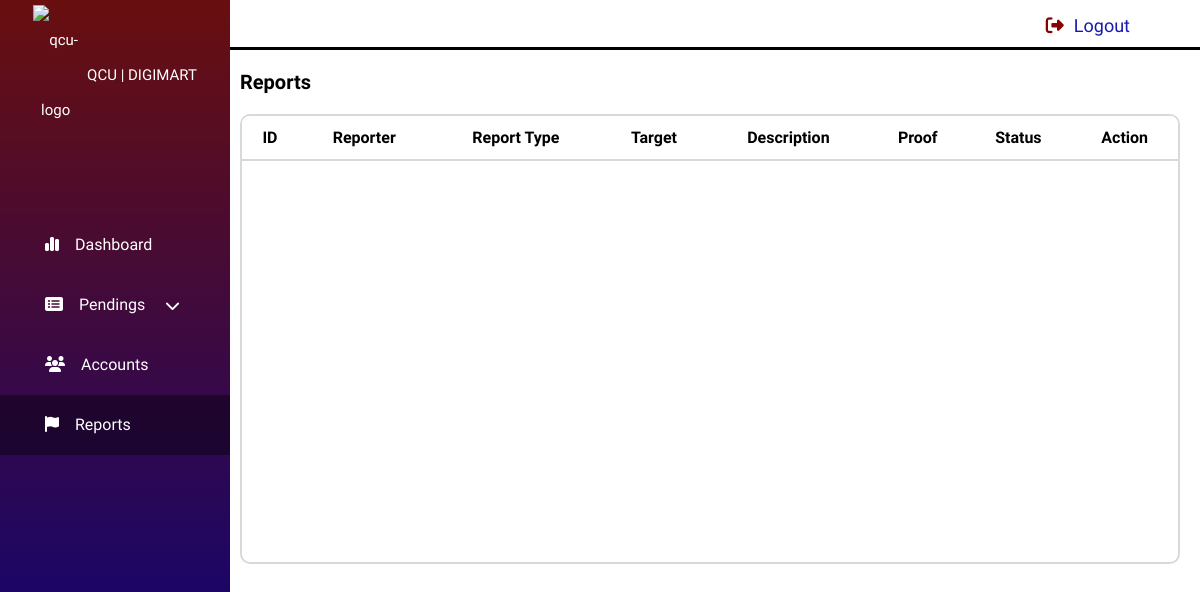
Before: /admin/reports.php with the older database file.
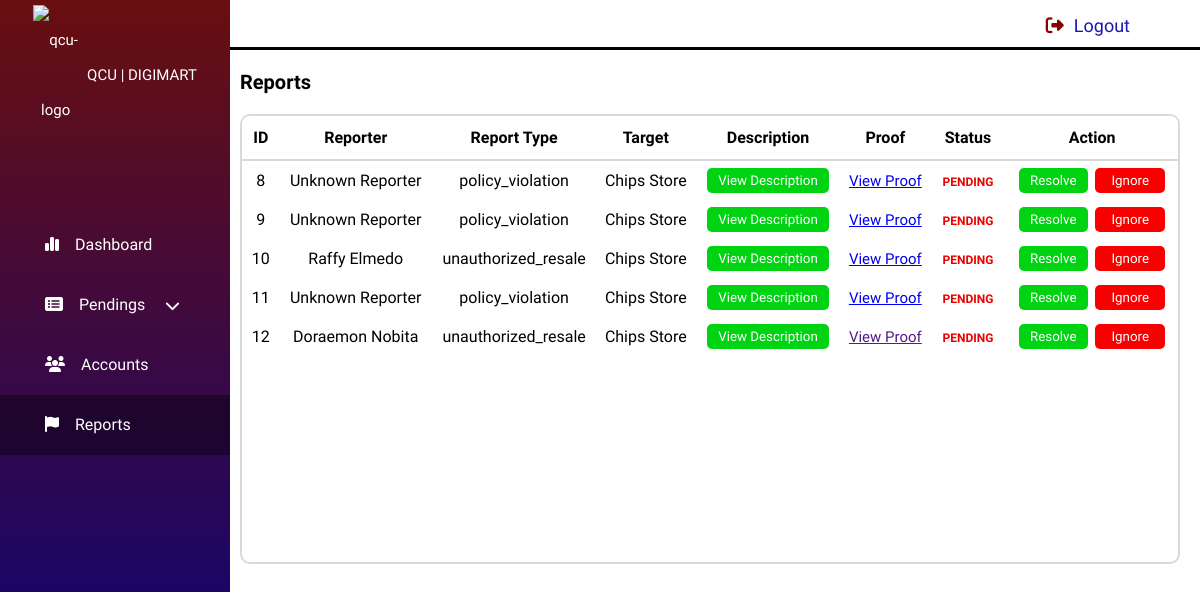
After: the same page with the newer database file.
### tables this page shows
CREATE TABLE `reports` (
  `id` int(11) NOT NULL,
  `reporter_id` int(11) NOT NULL,
  `target_id` int(11) NOT NULL,
  `report_type` enum('product','customer','seller') NOT NULL,
  `reason` varchar(255) NOT NULL,
  `description` text DEFAULT NULL,
  `proof` varchar(255) DEFAULT NULL,
  `date_reported` datetime DEFAULT current_timestamp(),
  `status` varchar(50) DEFAULT 'Pending'
);

CREATE TABLE `seller` (
  `id` int(11) NOT NULL,
  `first_name` varchar(255) NOT NULL,
  `last_name` varchar(255) NOT NULL,
  `store_name` varchar(255) DEFAULT NULL,
  `org_type` varchar(30) NOT NULL,
  `store_profile` varchar(255) NOT NULL,
  `store_banner` varchar(255) NOT NULL,
  `description` text NOT NULL,
  `email` varchar(255) NOT NULL,
  `password` varchar(255) NOT NULL,
  `date_created` datetime(6) NOT NULL,
  `status` varchar(100) NOT NULL DEFAULT 'active',
  `suspend_until` date NOT NULL,
  `verification_code` varchar(255) NOT NULL,
  `is_verified` int(11) NOT NULL
);

CREATE TABLE `customer` (
  `id` int(11) NOT NULL,
  `first_name` varchar(255) NOT NULL,
  `last_name` varchar(255) NOT NULL,
  `profile_image` varchar(255) NOT NULL,
  `email` varchar(255) NOT NULL,
  `password` varchar(255) NOT NULL,
  `date_created` datetime(6) NOT NULL DEFAULT current_timestamp(6),
  `status` varchar(100) NOT NULL DEFAULT 'active',
  `suspend_until` date NOT NULL,
  `verification_code` varchar(255) NOT NULL,
  `is_verified` tinyint(1) DEFAULT 0,
  `verification_expiry` datetime DEFAULT NULL
);

### admin/reports.php (the view, shortened to what this page needs)
<?php
include '../config/config.php';
$query = "SELECT r.id, r.reporter_id, r.target_id, r.report_type, r.reason, r.description, r.proof, r.date_reported,
       r.status, reporter.first_name AS reporter_name, reporter.last_name AS reporter_lastname, target.store_name AS target_name
FROM reports r
LEFT JOIN customer reporter ON r.reporter_id = reporter.id
LEFT JOIN seller target ON r.target_id = target.id;
";
$result = $conn->query($query);
?>
<!DOCTYPE html>
<html lang="en">
<head>
</head>
<body>
    <?php include 'sidebar.php'; ?>
    <div class="wrapper">
        <h1>Reports</h1>
        <div class="accounts-table-container reports-tab">
            <table id="default-table">
                <tr>
                    <th>ID</th>
                    <th>Reporter</th>
                    <th>Report Type</th>
                    <th>Target</th>
                    <th>Description</th>
                    <th>Proof</th>
                    <th>Status</th>
                    <th>Action</th>
                </tr>
                <?php while ($row = $result->fetch_assoc()) : ?>
                    <tr class="<?php
                        echo ($row['status'] == 'resolved' ? 'resolved-report' :
                               ($row['status'] == 'ignored' ? 'ignored-report' : ''));
                    ?>">
                        <td><?php echo htmlspecialchars($row['id']); ?></td>
                        <td>
                            <?php
                            $reporter_name = !empty($row['reporter_name']) ?
                                htmlspecialchars($row['reporter_name']) . ' ' .
                                htmlspecialchars($row['reporter_lastname']) :
                                'Unknown Reporter';
                            echo $reporter_name;
                            ?>
                        </td>
                        <td><?php echo htmlspecialchars($row['reason']); ?></td>
                        <td><?php echo htmlspecialchars($row['target_name']); ?></td>
                        <td>
                            <button class="show-description" data-description="<?php echo htmlspecialchars($row['description']); ?>">
                                View Description
                            </button>
                        </td>
                        <td><a href="<?php echo htmlspecialchars($row['proof']); ?>" target="_blank">View Proof</a></td>
                        <td>
                            <?php if ($row['status'] == 'resolved'): ?>
                                <span class="report-status report-status-resolved">Resolved</span>
                            <?php elseif ($row['status'] == 'ignored'): ?>
                                <span class="report-status report-status-ignored">Ignored</span>
                            <?php else: ?>
                                <span class="report-status">Pending</span>
                            <?php endif; ?>
                        </td>
                        <td>
                            <button class="resolve-button" data-report-id="<?php echo $row['id']; ?>">Resolve</button>
                            <button class="ignore-button">Ignore</button>
                        </td>
                    </tr>
                <?php endwhile; ?>
            </table>
        </div>
    </div>
</body>
</html>

Changed rows visible on the page:
added reports: id "8", reporter_name "Unknown Reporter", reason "policy_violation", seller.store_name "Chips Store", status "PENDING"
added reports: id "9", reporter_name "Unknown Reporter", reason "policy_violation", seller.store_name "Chips Store", status "PENDING"
added reports: id "10", customer.first_name+last_name "Raffy Elmedo", reason "unauthorized_resale", seller.store_name "Chips Store", status "PENDING"
added reports: id "11", reporter_name "Unknown Reporter", reason "policy_violation", seller.store_name "Chips Store", status "PENDING"
added reports: id "12", customer.first_name+last_name "Doraemon Nobita", reason "unauthorized_resale", seller.store_name "Chips Store", status "PENDING"
